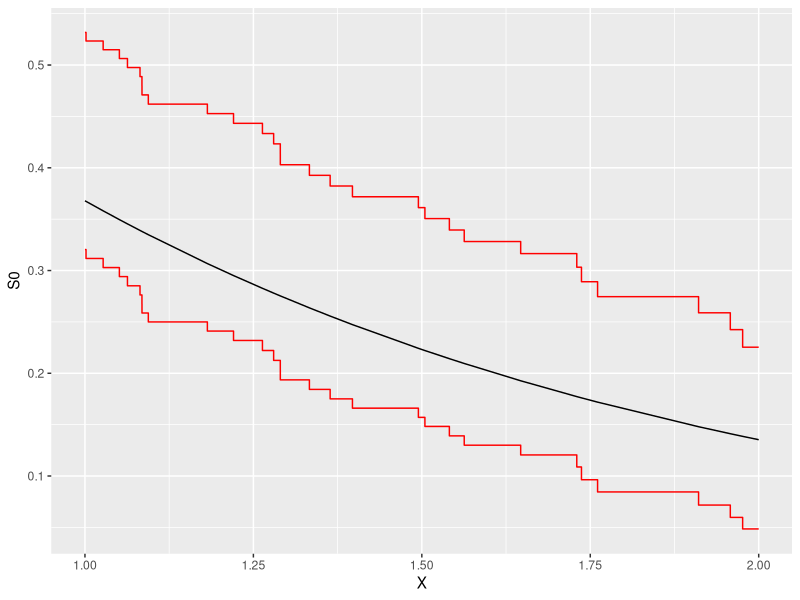

The R source for this figure:
library(parallel)
num.of.cores <- detectCores()

#library(survival) # don't really need this

#### simulation study
# Lambda_n = Nelson-Aalen estimator
# S0 <- function(t) { pexp(q=t,rate=1,lower.tail=F)}
# G <- function(x) { pnorm(q=x,mean=0,sd=1)}

m <- 1000 # size of empirical average, affects accuracy of H_n(z)
n <- c(200,500,1000) # number of U_i's in \U_n, and O_i affects accuracy of lim \U_n

### generate data
### ----------------
#set.seed(5)
genSimData <- function(n,m) {
  latent.data <- rbind(rexp(n=n,rate=1),rexp(n=n,rate=0.5))
  O <- apply(X=latent.data,MARGIN=2,FUN=function(col){
    t <- col[1]; c <- col[2]
    if (t <= c) {
      return(c(t,1))
    } else {
      return(c(c,0))
    }
  })
  O <- O[,order(O[1,])] # make our lives easier by sorting
  U <- (replicate(n=m,expr=rnorm(n=n,mean=0,sd=1))) # U[,i] = raw data for \U_{i,n}
  list(O=O,U=U)
}
### ---------------

### process data
### --------------
sim.data <- genSimData(n[1],m)
Y <-sim.data$O[1,]; Delta <- sim.data$O[2,]
n.risk <- sapply(X=Y,FUN=function(y.i){sum(Y >= y.i)})
S.hat <- Vectorize(FUN=function(t){mean(Y >= t)},vectorize.args=c("t"))
S.n <- stepfun(x=Y,y=c(1,S.hat(Y)))
### -------------

### build parsimonious grid
### --------------
# J_0 = (1,2)
# based on where we actually see failures

J_0.grid.failure <- Y[(1 <= Y & Y <= 2 & Delta == 1)]
J_0.grid <- unique(c(1,J_0.grid.failure,2))
### --------------

### estimate influence curve and
### asymptotic variance.
### IC.Pn(t;o) = a(t;o) - b(t;o)
### ----------------

b <- cumsum( Delta / (S.n(Y)*n.risk) )
IC.Pn <- function(O,t) {
  ### helper function
  IC.1 <- function(t,y,delta) {
    sapply(X=t,FUN=function(t){
      a <- delta * as.numeric( 0 <= y & y <= t) / S.n(y)
      m <- which.min(Y <= min(t,y)) - 1
      return(a-b[m])
    })
  }
           
  ### logic to handle overloading
  if (!is.null(dim(O))) { # passing matrix of O's
    apply(X=O,MARGIN=2,FUN=function(o,times){IC.1(times,y=o[1],delta=o[2])},times=t)
  } else { # passing just a single observation
    IC.1(t,y=O[1],delta=O[2])
  }
}

system.time(IC.mat <- IC.Pn(sim.data$O,J_0.grid)) # 1.316 sec., 7.168 sec
### estimate variance of influence curve
sigma.n <- sqrt(rowMeans(IC.mat^2))
# ----
# sigma.n <- Vectorize(FUN=function(t) {
#   m <- which.min(Y <= t) - 1
#   b[m]
# })
# ----
### check that this is right:
# max(rowMeans(IC.mat)) # 8.08e-17
# emp <- rowMeans(IC.mat^2)
# theor <- sigma.n(J_0.grid)
# max(abs(emp-theor)/emp) # 0.508717
# esystem.time(sigma.n(J_0.grid)) # 0.002sec
# ----

### estimate \U_{k,n}(t)
U <- sim.data$U
IC.mat.std <- diag(1/sigma.n) %*% IC.mat
mathbb.U <- n[1]^(-0.5) * IC.mat.std %*% U

### make H.n
W.n <- apply(X=mathbb.U,MARGIN=2,FUN=function(U){max(abs(U))})
H.n <- Vectorize(function(z) {mean( W.n <= z )})
### find 95%ile
c.alpha <- uniroot(f=function(c) H.n(c) - 0.95,interval=c(0,5))$root

### make Nelson-Aalen estimator
b2 <- cumsum( Delta / n.risk ) 
nelsonAalen <- function(t) {
  sapply(X=t,FUN=function(t){b2[which.min( Y <= t )-1]})
}
Lambda.n <- nelsonAalen(J_0.grid)

### make sigma.diamond and confidence band
sigma.diamond <- sigma.n / Lambda.n

confidence.band <- sapply(X=c(1,-1),FUN=function(x){exp(-exp(log(Lambda.n) + x * c.alpha * sigma.diamond / sqrt(n[1])))})

### check coverage of band
S.0 <- sapply(X=J_0.grid,FUN=function(t){pexp(q=t,rate=1,lower.tail=F)})

S0IsCovered <- function(S.0,confidence.band,J_0.grid) {
  l.band <- confidence.band[,1]; u.band <- confidence.band[,2]
  grid.size <- length(J_0.grid)
  checks <- sapply(X=1:(grid.size-1),FUN=function(time.i){
    check.left <- (l.band[time.i] <= S.0[time.i]) & (S.0[time.i] <= u.band[time.i])
    check.right <- (l.band[time.i] <= S.0[time.i+1]) & (S.0[time.i+1] <= u.band[time.i])
    check.left & check.right
  })
  all(checks)
}
print(S0IsCovered(S.0,confidence.band,J_0.grid))

library(ggplot2)
plot.df <- data.frame(X=J_0.grid,S0=S.0,LBand=confidence.band[,1],HBand=confidence.band[,2])
band.plot <- ggplot(data=plot.df, aes(x=X)) + geom_line(aes(y=S0)) + geom_step(aes(y=LBand),color='red') + geom_step(aes(y=HBand),color='red')
show(band.plot)

### make data generation routine
genSimData <- function(n,m) {
  latent.data <- rbind(rexp(n=n,rate=1),rexp(n=n,rate=0.5))
  O <- apply(X=latent.data,MARGIN=2,FUN=function(col){
    t <- col[1]; c <- col[2]
    if (t <= c) {
      return(c(t,1))
    } else {
      return(c(c,0))
    }
  })
  O <- O[,order(O[1,])] # make our lives easier by sorting
  U <- (replicate(n=m,expr=rnorm(n=n,mean=0,sd=1))) # U[,i] = raw data for \U_{i,n}
  list(O=O,U=U)
}

### encapsulate simulation routine
simulationRoutine <-function(n,m,verbose=F) {
  ### make and process data
  ### --------------
  sim.data <- genSimData(n,m)
  Y <-sim.data$O[1,]; Delta <- sim.data$O[2,]
  n.risk <- sapply(X=Y,FUN=function(y.i){sum(Y >= y.i)})
  S.hat <- Vectorize(FUN=function(t){mean(Y >= t)},vectorize.args=c("t"))
  S.n <- stepfun(x=Y,y=c(1,S.hat(Y)))
  ### -------------
  
  ### build parsimonious grid
  # J_0 = (1,2)
  # based on where we actually see failures
  
  J_0.grid.failure <- Y[(1 <= Y & Y <= 2 & Delta == 1)]
  J_0.grid <- unique(c(1,J_0.grid.failure,2))

  
  ### estimate influence curve and
  ### asymptotic variance.
  ### IC.Pn(t;o) = a(t;o) - b(t;o)
  ### ----------------
  
  b <- cumsum( Delta / (S.n(Y)*n.risk) )
  IC.Pn <- function(O,t) {
    ### helper function
    IC.1 <- function(t,y,delta) {
      sapply(X=t,FUN=function(t){
        a <- delta * as.numeric( 0 <= y & y <= t) / S.n(y)
        m <- which.min(Y <= min(t,y)) - 1
        return(a-b[m])
      })
    }
    
    ### logic to handle overloading
    if (!is.null(dim(O))) { # passing matrix of O's
      apply(X=O,MARGIN=2,FUN=function(o,times){IC.1(times,y=o[1],delta=o[2])},times=t)
    } else { # passing just a single observation
      IC.1(t,y=O[1],delta=O[2])
    }
  }
  
  t1 <- system.time(IC.mat <- IC.Pn(sim.data$O,J_0.grid))
  if (verbose) {
    cat(paste("built IC.mat in ", t1[3], " secs.\n", sep="" ))
  }
  
  ### estimate variance of influence curve
  sigma.n <- sqrt(rowMeans(IC.mat^2))
  
  ### estimate \U_{k,n}(t)
  U <- sim.data$U
  IC.mat.std <- diag(1/sigma.n) %*% IC.mat
  mathbb.U <- n^(-0.5) * IC.mat.std %*% U
  
  ### make H.n
  W.n <- apply(X=mathbb.U,MARGIN=2,FUN=function(U){max(abs(U))})
  H.n <- Vectorize(function(z) {mean( W.n <= z )})
  ### find 95%ile
  c.alpha <- uniroot(f=function(c) H.n(c) - 0.95,interval=c(0,5))$root
  
  ### make Nelson-Aalen estimator
  b2 <- cumsum( Delta / n.risk ) 
  nelsonAalen <- function(t) {
    sapply(X=t,FUN=function(t){b2[which.min( Y <= t )-1]})
  }
  Lambda.n <- nelsonAalen(J_0.grid)
  
  ### make sigma.diamond and confidence band
  sigma.diamond <- sigma.n / Lambda.n
  
  confidence.band <- sapply(X=c(1,-1),FUN=function(x){exp(-exp(log(Lambda.n) + x * c.alpha * sigma.diamond / sqrt(n[1])))})
  
  ### check coverage of band
  S.0 <- sapply(X=J_0.grid,FUN=function(t){pexp(q=t,rate=1,lower.tail=F)})
  
  S0IsCovered <- function(S.0,confidence.band,J_0.grid) {
    l.band <- confidence.band[,1]; u.band <- confidence.band[,2]
    grid.size <- length(J_0.grid)
    checks <- sapply(X=1:(grid.size-1),FUN=function(time.i){
      check.left <- (l.band[time.i] <= S.0[time.i]) & (S.0[time.i] <= u.band[time.i])
      check.right <- (l.band[time.i] <= S.0[time.i+1]) & (S.0[time.i+1] <= u.band[time.i])
      check.left & check.right
    })
    all(checks)
  }
  
  coverage.status <- S0IsCovered(S.0,confidence.band,J_0.grid)
  if (verbose) {
    cat(paste("S.0 is covered? ", coverage.status, "\n", sep=""))
    require(ggplot2)
    plot.df <- data.frame(X=J_0.grid,S0=S.0,LBand=confidence.band[,1],HBand=confidence.band[,2])
    band.plot <- ggplot(data=plot.df, aes(x=X)) + geom_line(aes(y=S0)) + geom_step(aes(y=LBand),color='red') + geom_step(aes(y=HBand),color='red')
    show(band.plot)
  }
  
  return(coverage.status)
}

sim.study1 <- replicate(n=100,expr={simulationRoutine(n[1],m,F)})